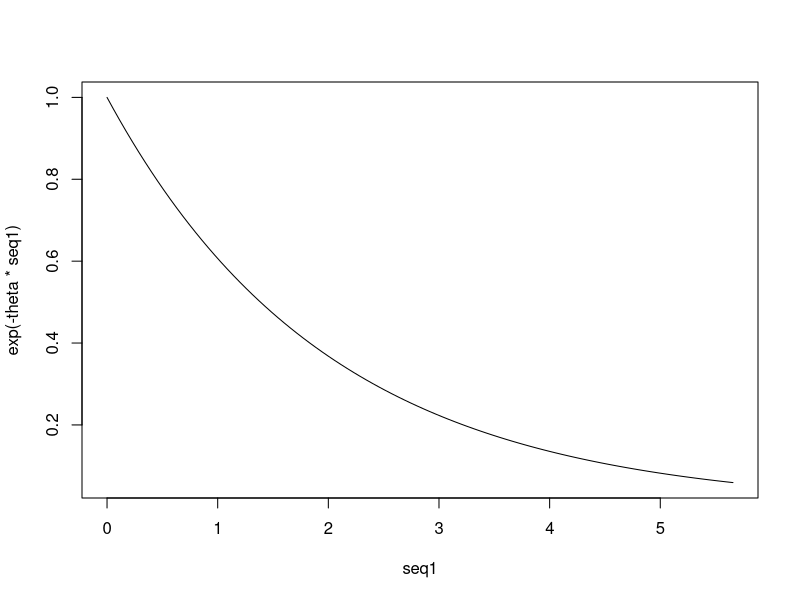
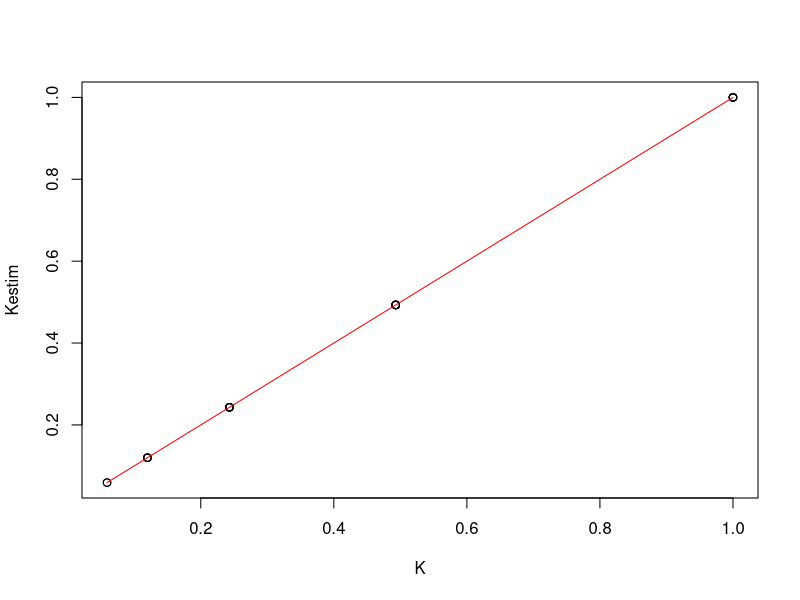

Recreate these plots in R, in order.
rm(list=ls())
set.seed(1)

#if I have K(theta), can I get matrices A and D? Yes
n=5
tmp=1:n
coord=data.frame(x=tmp,y=tmp)
dist1=as.matrix(dist(coord))
theta=0.5
K=exp(-theta*dist1)

#look at the implied exponential decay
seq1=seq(from=0,to=max(dist1),length.out=100)
plot(seq1,exp(-theta*seq1),type='l')

#notice how we fill A row by row
#we fill D element by element afterwards
D=A=matrix(0,n,n)
D[1,1]=K[1,1]
for (i in 1:(n-1)){
  A[i+1,1:i]=solve(K[1:i,1:i],K[1:i,i+1])
  D[i+1,i+1]=K[i+1,i+1]-K[i+1,1:i]%*%A[i+1,1:i]
}

tmp=solve(diag(1,n)-A)
Kestim=tmp%*%D%*%t(tmp)

rango=range(c(K,Kestim))
plot(K,Kestim,ylim=rango,xlim=rango)
lines(rango,rango,col='red')
